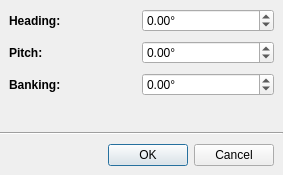
<?xml version="1.0" encoding="UTF-8"?>
<ui version="4.0">
 <class>AnglePicker</class>
 <widget class="QDialog" name="AnglePicker">
  <property name="geometry">
   <rect>
    <x>0</x>
    <y>0</y>
    <width>283</width>
    <height>175</height>
   </rect>
  </property>
  <property name="sizePolicy">
   <sizepolicy hsizetype="Fixed" vsizetype="Fixed">
    <horstretch>0</horstretch>
    <verstretch>0</verstretch>
   </sizepolicy>
  </property>
  <property name="minimumSize">
   <size>
    <width>0</width>
    <height>0</height>
   </size>
  </property>
  <property name="maximumSize">
   <size>
    <width>16777215</width>
    <height>16777215</height>
   </size>
  </property>
  <property name="windowTitle">
   <string>Angle Picker</string>
  </property>
  <layout class="QVBoxLayout" name="verticalLayout">
   <property name="spacing">
    <number>0</number>
   </property>
   <property name="leftMargin">
    <number>0</number>
   </property>
   <property name="topMargin">
    <number>0</number>
   </property>
   <property name="rightMargin">
    <number>0</number>
   </property>
   <property name="bottomMargin">
    <number>0</number>
   </property>
   <item>
    <layout class="QGridLayout" name="gridLayout">
     <property name="leftMargin">
      <number>9</number>
     </property>
     <property name="topMargin">
      <number>9</number>
     </property>
     <property name="rightMargin">
      <number>9</number>
     </property>
     <property name="bottomMargin">
      <number>9</number>
     </property>
     <property name="verticalSpacing">
      <number>9</number>
     </property>
     <item row="0" column="0">
      <widget class="QLabel" name="label">
       <property name="font">
        <font>
         <weight>75</weight>
         <bold>true</bold>
        </font>
       </property>
       <property name="text">
        <string>Heading:</string>
       </property>
      </widget>
     </item>
     <item row="0" column="1">
      <widget class="QDoubleSpinBox" name="spinboxHeading">
       <property name="prefix">
        <string/>
       </property>
       <property name="suffix">
        <string>°</string>
       </property>
       <property name="minimum">
        <double>-999.000000000000000</double>
       </property>
       <property name="maximum">
        <double>999.000000000000000</double>
       </property>
       <property name="singleStep">
        <double>15.000000000000000</double>
       </property>
      </widget>
     </item>
     <item row="1" column="0">
      <widget class="QLabel" name="label_2">
       <property name="font">
        <font>
         <weight>75</weight>
         <bold>true</bold>
        </font>
       </property>
       <property name="text">
        <string>Pitch:</string>
       </property>
      </widget>
     </item>
     <item row="1" column="1">
      <widget class="QDoubleSpinBox" name="spinboxPitch">
       <property name="prefix">
        <string/>
       </property>
       <property name="suffix">
        <string>°</string>
       </property>
       <property name="minimum">
        <double>-999.000000000000000</double>
       </property>
       <property name="maximum">
        <double>999.000000000000000</double>
       </property>
       <property name="singleStep">
        <double>15.000000000000000</double>
       </property>
      </widget>
     </item>
     <item row="2" column="0">
      <widget class="QLabel" name="label_3">
       <property name="font">
        <font>
         <weight>75</weight>
         <bold>true</bold>
        </font>
       </property>
       <property name="text">
        <string>Banking:</string>
       </property>
      </widget>
     </item>
     <item row="2" column="1">
      <widget class="QDoubleSpinBox" name="spinboxBanking">
       <property name="prefix">
        <string/>
       </property>
       <property name="suffix">
        <string>°</string>
       </property>
       <property name="minimum">
        <double>-999.000000000000000</double>
       </property>
       <property name="maximum">
        <double>999.000000000000000</double>
       </property>
       <property name="singleStep">
        <double>15.000000000000000</double>
       </property>
      </widget>
     </item>
    </layout>
   </item>
   <item>
    <spacer name="verticalSpacer">
     <property name="orientation">
      <enum>Qt::Vertical</enum>
     </property>
     <property name="sizeHint" stdset="0">
      <size>
       <width>20</width>
       <height>40</height>
      </size>
     </property>
    </spacer>
   </item>
   <item>
    <widget class="Line" name="line">
     <property name="orientation">
      <enum>Qt::Horizontal</enum>
     </property>
    </widget>
   </item>
   <item>
    <layout class="QHBoxLayout" name="horizontalLayout">
     <property name="leftMargin">
      <number>9</number>
     </property>
     <property name="topMargin">
      <number>9</number>
     </property>
     <property name="rightMargin">
      <number>9</number>
     </property>
     <property name="bottomMargin">
      <number>9</number>
     </property>
     <item>
      <widget class="QDialogButtonBox" name="confirmationButtons">
       <property name="standardButtons">
        <set>QDialogButtonBox::Cancel|QDialogButtonBox::Ok</set>
       </property>
       <property name="centerButtons">
        <bool>false</bool>
       </property>
      </widget>
     </item>
    </layout>
   </item>
  </layout>
 </widget>
 <resources/>
 <connections/>
</ui>
